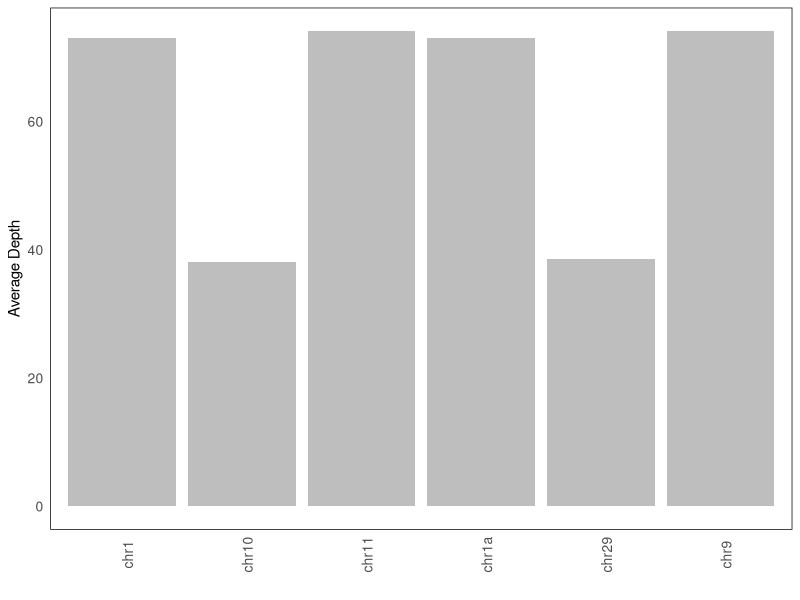

This figure's R source:
## ---- chunk 1
knitr::opts_chunk$set(echo = TRUE)
library(ggplot2)
## ---- chunk 2
#Create dumby df
avg_depth_test <- data.frame(
  CHR = c("chr1", "chr10", "chr11", "chr1a", "chr29", "chr9"),
  DEPTH = c(73.0, 38.0, 74.0, 73.0, 38.5, 74.0)
)

avg_depth_test$CHR <- factor(avg_depth_test$CHR, levels = sort(unique(avg_depth_test$CHR)))


#Plot
ggplot(avg_depth_test, aes(x = CHR, y = DEPTH)) +
  geom_bar(stat = "identity", fill = "gray") +
  labs(x = "",
       y = "Average Depth") +
 theme_minimal() +
  theme(
    axis.text = element_text(size=10),
    axis.text.x = element_text(angle = 90),
    panel.background = element_blank(),
    panel.grid.major = element_blank(),
    panel.grid.minor = element_blank(),
    panel.border = element_rect(color = "black", fill = NA)
  )
